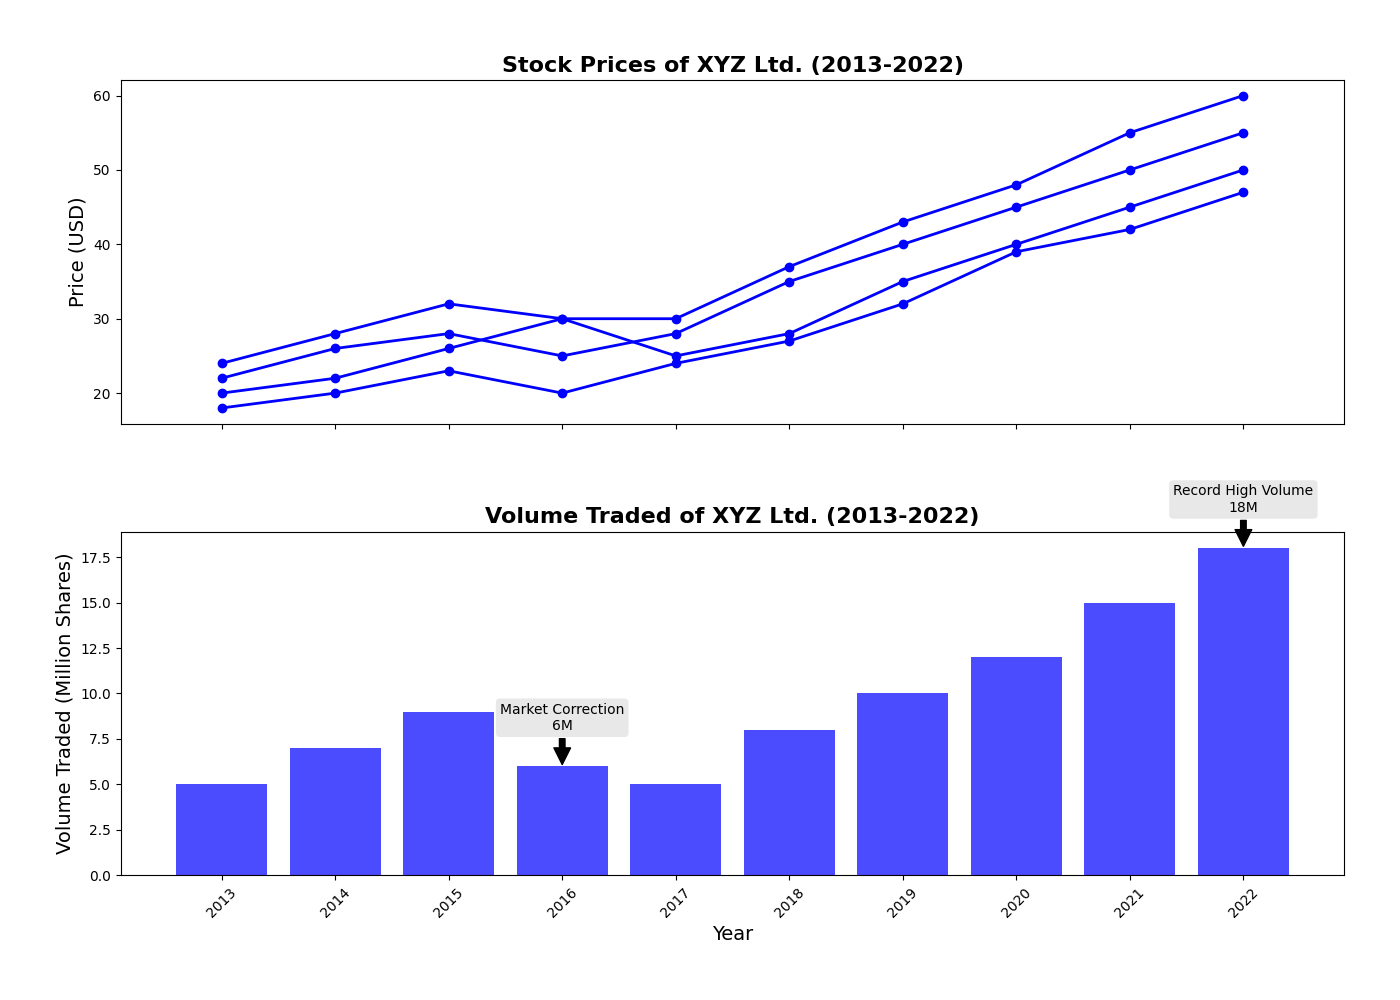

The script that drew this image:
import matplotlib.pyplot as plt
import numpy as np

years = np.arange(2013, 2023, 1)

opening_price = np.array([20, 22, 26, 30, 25, 28, 35, 40, 45, 50])
closing_price = np.array([22, 26, 28, 25, 28, 35, 40, 45, 50, 55])
highest_price = np.array([24, 28, 32, 30, 30, 37, 43, 48, 55, 60])
lowest_price = np.array([18, 20, 23, 20, 24, 27, 32, 39, 42, 47])

volume_traded = np.array([5, 7, 9, 6, 5, 8, 10, 12, 15, 18])

fig, axes = plt.subplots(2, 1, figsize=(14, 10), sharex=True)

# Consistently using the color 'blue' for all data groups
axes[0].plot(years, opening_price, marker='o', color='blue', linewidth=2)
axes[0].plot(years, closing_price, marker='o', color='blue', linewidth=2)
axes[0].plot(years, highest_price, marker='o', color='blue', linewidth=2)
axes[0].plot(years, lowest_price, marker='o', color='blue', linewidth=2)

axes[0].set_title('Stock Prices of XYZ Ltd. (2013-2022)', fontsize=16, fontweight='bold')
axes[0].set_ylabel('Price (USD)', fontsize=14)

# Use the same 'blue' color for the bars
axes[1].bar(years, volume_traded, color='blue', alpha=0.7)
axes[1].set_title('Volume Traded of XYZ Ltd. (2013-2022)', fontsize=16, fontweight='bold')
axes[1].set_xlabel('Year', fontsize=14)
axes[1].set_ylabel('Volume Traded (Million Shares)', fontsize=14)

significant_years = [2016, 2022]
events = ['Market Correction', 'Record High Volume']
volume_spots = volume_traded[np.isin(years, significant_years)]

for (year, event, volume) in zip(significant_years, events, volume_spots):
    axes[1].annotate(f'{event}\n{volume}M', xy=(year, volume), xytext=(year, volume + 2),
                     arrowprops=dict(facecolor='black', shrink=0.05), fontsize=10, ha='center', bbox=dict(boxstyle="round,pad=0.3", edgecolor='none', facecolor='lightgrey', alpha=0.5))

plt.xticks(years, rotation=45)

plt.tight_layout(pad=4)

plt.show()
